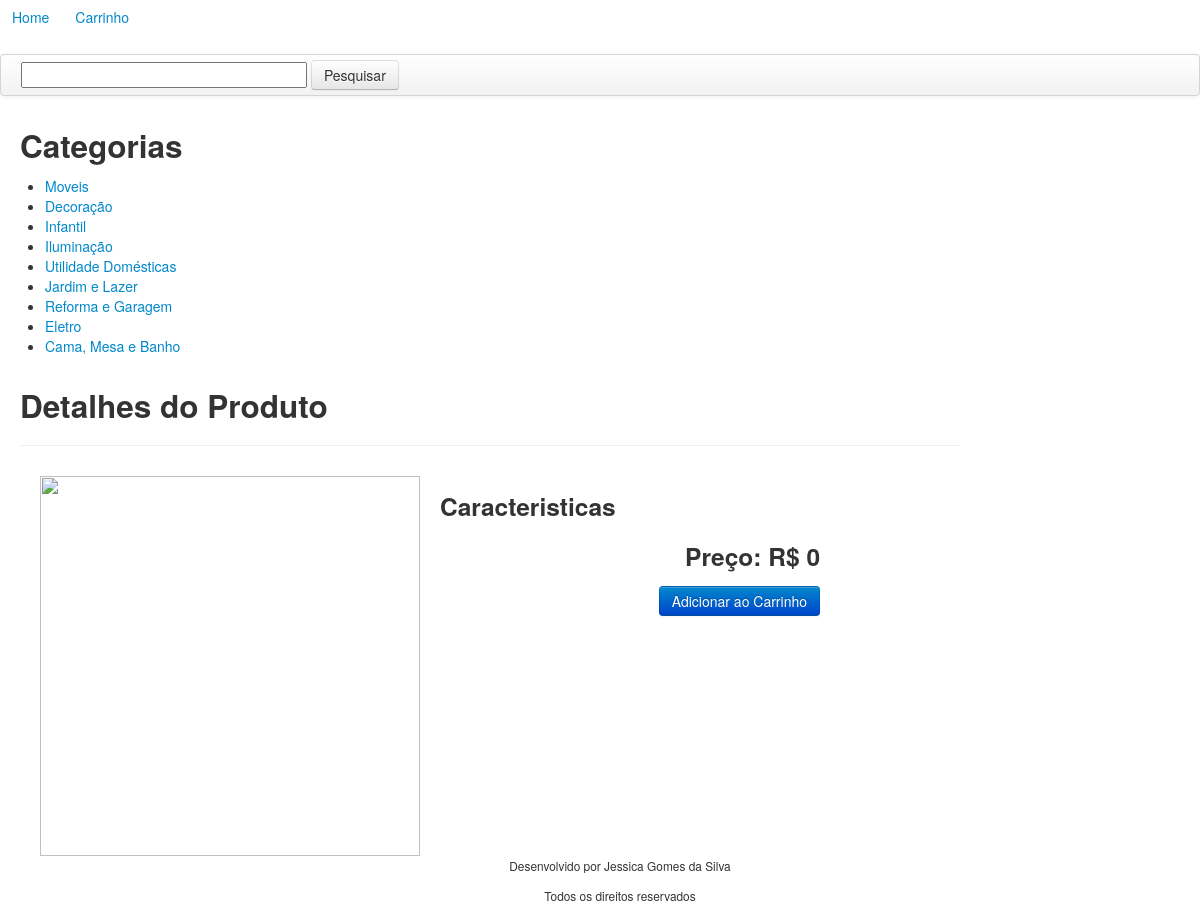
Page /carrinho_compras/view/produto.php on the committed database.
### tables this page shows
CREATE TABLE `categoria` (
  `id_cat` int(11) NOT NULL,
  `descricao` varchar(100) NOT NULL
);

### carrinho_compras/dao/CategoriaDao.php (called while the page is built, shortened)
<?php
Class CategoriaDao{
	public function listaCategorias(){
		$sql = "select id_cat, descricao
				from categoria";
		$connection = ResourceManager::getConnection();
        $lista_categorias = array();
        try{
            $connection->beginTransaction();
            $prepare = $connection->prepare($sql);
            $prepare->execute();
            while ($linha = $prepare->fetch(PDO::FETCH_OBJ)){
                $item = array();
                	$item['id_cat'] = $linha->id_cat;
                	$item['descricao'] = $linha->descricao;
                $lista_categorias[] = $item;
            }
        } catch (Exception $ex) {
            $erro = "as CATEGORIAS não foram encontradas!";
            throw new Exception($erro);
        }
        return $lista_categorias;
	}
}
?>

### carrinho_compras/control/ProdutoController.php (called while the page is built, shortened)
<?php
require_once "../dao/CategoriaDao.php";
require_once "../dao/ProdutoDao.php";
require_once "../dao/ProdCatDao.php";
require_once "../dao/ProdCaracDao.php";
Class ProdutoController {
	private $produtoDao;
	private $categoriaDao;
	function __construct(){
		$this->produtoDao = new ProdutoDao;
		$this->categoriaDao = new CategoriaDao;
		$this->prodCatDao = new ProdCatDao;
		$this->prodCaracDao = new ProdCaracDao;
	}
	public function listaCategorias(){
		$lista_categorias = $this->categoriaDao->listaCategorias();
		return $lista_categorias;
	}
	public function detalhesProduto($id_produto) {
		$categorias = $this->prodCatDao->encontrarProdCat($id_produto);
		$caracteristicas = $this->prodCaracDao->encontrarProdCarac($id_produto);
		$produto = $this->produtoDao->detalhesProduto($id_produto, $categorias, $caracteristicas);
		return $produto;
	}
}
?>

### carrinho_compras/dao/ProdCatDao.php (called while the page is built, shortened)
<?php
Class ProdCatDao{
	public function encontrarProdCat($id_produto){
		$sql = "select categoria.id_cat, categoria.descricao
                from categoria inner join prod_cat on categoria.id_cat = prod_cat.id_cat
                where prod_cat.id_produto = :id_produto";
		$connection = ResourceManager::getConnection();
        $prod_cat = array();
        try {
            $connection->beginTransaction();
            $prepare = $connection->prepare( $sql);
            $prepare->bindValue(":id_produto", $id_produto);
            $prepare->execute();
        } catch(Exception $ex){
            $erro = "O CARRINHO não pode ser montado!";
            throw new Exception( $erro);
        }
        return $prod_cat;
	}
}
?>

### carrinho_compras/dao/ProdCaracDao.php (called while the page is built, shortened)
<?php
Class ProdCaracDao {
	public function encontrarProdCarac($id_produto){
		$sql = "select caracteristica.descricao as carac, prod_carac.descricao
                from caracteristica inner join prod_carac on caracteristica.id_carac = prod_carac.id_carac
                where prod_carac.id_produto = :id_produto";
		$connection = ResourceManager::getConnection();
        $prod_carac = array();
        try {
            $connection->beginTransaction();
            $prepare = $connection->prepare( $sql);
            $prepare->bindValue(":id_produto", $id_produto);
            $prepare->execute();
        } catch(Exception $ex){
            $erro = "O CARRINHO não pode ser montado!";
            throw new Exception( $erro);
        }
        return $prod_carac;
	}
}
?>

### carrinho_compras/dao/ProdutoDao.php (called while the page is built, shortened)
<?php
require_once "../model/Produto.php";
Class ProdutoDao {
    public function detalhesProduto($id_produto, $categorias, $caracteristicas) {
        $sql = "select nome, descricao, imagem, preco
                from produto
                where id_produto = :id_produto";
        $produto = new Produto();
        $connection = ResourceManager::getConnection();
        try{
            $connection->beginTransaction();
            $prepare = $connection->prepare($sql);
            $prepare->bindParam(":id_produto", $id_produto, PDO::PARAM_STR);
            $prepare->execute();
        } catch (Exception $ex) {
            $erro = "Erro os DETALHES do PRODUTO não forem encontrados";
            throw new Exception($erro);
        }
        return $produto;
    }
}
?>

### carrinho_compras/model/Produto.php (called while the page is built, shortened)
<?php
Class Produto {
	private $imagem;
	private $preco;
	function __construct(){
		$this->imagem = "";
		$this->preco = 0.0;
	}
	public function getImagem(){
		return $this->imagem;
	}
	public function getPreco(){
		return $this->preco;
	}
}
?>

### carrinho_compras/template/menu_lateral.php (the view)
<?php
	require_once "../control/ProdutoController.php";
	$produtoController = new ProdutoController;
	$lista_categorias = $produtoController->listaCategorias();
	echo '<h2>Categorias</h2>
		  	<ul>';
	foreach ($lista_categorias as $key => $cat) {
		echo '<li><a href="home.php?cat='.$cat['id_cat'].'"> '.$cat['descricao'].' </a></li>';
	}
	echo '</ul>';
?>

### carrinho_compras/view/produto.php (shortened to what this page needs)
<html>
<head>
	<?php include '../template/top_menu.php';	?>
<?php
	require_once "../control/ProdutoController.php";
	$produtoController = new ProdutoController;
	$produto = $produtoController->detalhesProduto($_GET['id']);
?>
	<div class="span4">
		<?php include "../template/menu_lateral.php"; ?>
	</div>
	<div class="span12">
		<div class="page-header">
			<h2>Detalhes do Produto</h2>
		</div>
		<form action="" method="post">
			<ul class="media-list">
					<div class="pull">
						<img class="media-object span5" src="<?php echo $produto->getImagem() ?>">
						<div class="span5">
							<h3>Caracteristicas</h3>
							<div align="right">
								<h3>Preço: R$ <?php echo $produto->getPreco() ?></h3>
								<button name="btn" value="Add" class="btn btn-primary">Adicionar ao Carrinho</button>
							</div>
						</div>
					</div>
			</ul>
		</form>
	</div>
	<?php include '../template/rodape.php'; ?>

### carrinho_compras/template/top_menu.php (shortened to what this page needs)
<link rel="stylesheet" href="../css/estilo.css">
<link href="../css/bootstrap.min.css" rel="stylesheet" media="screen">
</head>
<body>
<ul class="nav nav-pills">
	<li><a href="home.php">Home</a></li>
	<li><a href="carrinho.php">Carrinho</a></li>
</ul>
<div class="navbar">
  	<div class="navbar-inner">
		<form action="" method="post" class="navbar-form pull-left form-inline">
			<input type:"text" name="nome_produto" class="span4">
			<button name="busca" class="btn">Pesquisar</button>
		</form>
	</div>
</div>

### carrinho_compras/template/rodape.php (shortened to what this page needs)
	<div class="container">
		<div class="span12" align="center">
			<p><small>Desenvolvido por Jessica Gomes da Silva</small></p>
			<p><small>Todos os direitos reservados</small></p>
		</div>
	</div>
</body>
</html>

### rows in the picture
categoria: descricao "Moveis"
categoria: descricao "Decoração"
categoria: descricao "Infantil"
categoria: descricao "Iluminação"
categoria: descricao "Utilidade Domésticas"
categoria: descricao "Jardim e Lazer"
categoria: descricao "Reforma e Garagem"
categoria: descricao "Eletro"
categoria: descricao "Cama, Mesa e Banho"

### other values in the picture
$produto->getPreco() "0"
